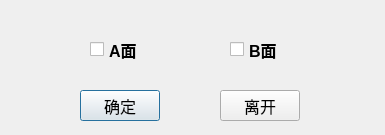
<?xml version="1.0" encoding="UTF-8"?>
<ui version="4.0">
 <class>DlgABSelect</class>
 <widget class="QDialog" name="DlgABSelect">
  <property name="geometry">
   <rect>
    <x>0</x>
    <y>0</y>
    <width>385</width>
    <height>135</height>
   </rect>
  </property>
  <property name="windowTitle">
   <string>AB面选择</string>
  </property>
  <widget class="QCheckBox" name="checkBox_a">
   <property name="geometry">
    <rect>
     <x>90</x>
     <y>40</y>
     <width>61</width>
     <height>19</height>
    </rect>
   </property>
   <property name="font">
    <font>
     <pointsize>12</pointsize>
     <weight>75</weight>
     <bold>true</bold>
    </font>
   </property>
   <property name="text">
    <string>A面</string>
   </property>
   <property name="autoExclusive">
    <bool>true</bool>
   </property>
  </widget>
  <widget class="QCheckBox" name="checkBox_b">
   <property name="geometry">
    <rect>
     <x>230</x>
     <y>40</y>
     <width>61</width>
     <height>19</height>
    </rect>
   </property>
   <property name="font">
    <font>
     <pointsize>12</pointsize>
     <weight>75</weight>
     <bold>true</bold>
    </font>
   </property>
   <property name="text">
    <string>B面</string>
   </property>
   <property name="autoExclusive">
    <bool>true</bool>
   </property>
  </widget>
  <widget class="QPushButton" name="btn_ok">
   <property name="geometry">
    <rect>
     <x>80</x>
     <y>90</y>
     <width>80</width>
     <height>31</height>
    </rect>
   </property>
   <property name="font">
    <font>
     <pointsize>12</pointsize>
    </font>
   </property>
   <property name="text">
    <string>确定</string>
   </property>
  </widget>
  <widget class="QPushButton" name="btn_cancel">
   <property name="geometry">
    <rect>
     <x>220</x>
     <y>90</y>
     <width>80</width>
     <height>31</height>
    </rect>
   </property>
   <property name="font">
    <font>
     <pointsize>12</pointsize>
    </font>
   </property>
   <property name="text">
    <string>离开</string>
   </property>
  </widget>
 </widget>
 <resources/>
 <connections/>
</ui>
